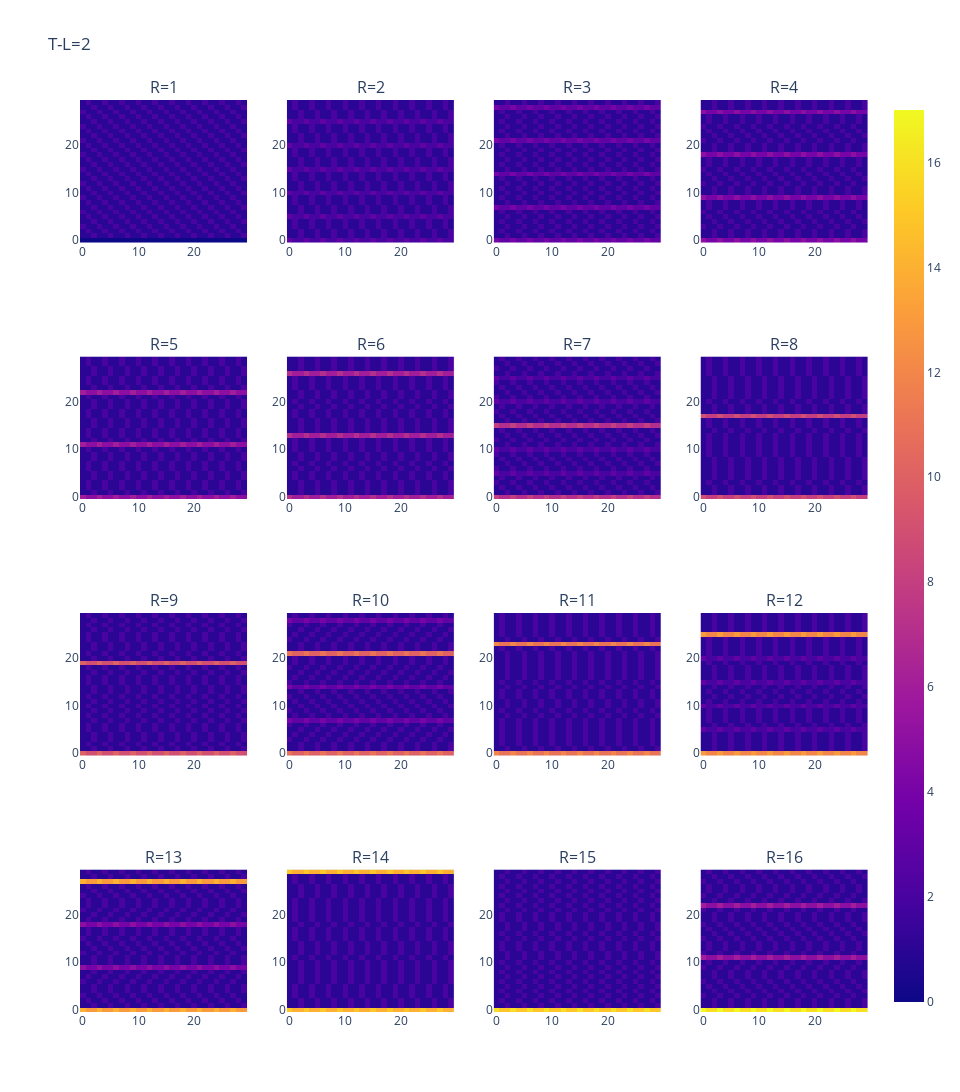

Here is the notebook cell this chart was saved with:
### Markdown cell above
$[L+e,L,B,R],~~(L \geq B+R)$

__予想01:__ 
* $|L,L,B,R| = |L+1,L,B,R| = |B+R,B+R,B,R|,~ (L \geq B + R)$

### Code cell
e = 2
size = 30
Row, Col = 4, 4
fig = make_subplots(
    Row, Col, subplot_titles=["R={}".format(v) for v in range(1, Row * Col + 1)]
)
# ---
for i, j in tqdm(itertools.product(range(Row), range(Col)), total=Row * Col):
    r = 1 + i * Col + j
    mat = []
    try:
        df = pd.read_csv(f"data/T-L_R_series/T-L={e}_R={r}_100x100.csv")
        for b in range(size):
            s = b+r  #int((b+r)/2) + ((b+r)%2)  #0  #
            try:
                mat += [df.values[b, s:size+s]]
            except: pass
        fig.append_trace(px.imshow(mat).data[0], i + 1, j + 1)
    except: pass
# ---
fig.update_layout(height=320 * Row, width=240 * Col, title=f"T-L={e}")
fig.show()

### Figure 1 — Plotly figure (JSON) as saved in the notebook; plotly's stock layout.template omitted (floating-point values rounded to 4 significant figures; data arrays with more than 128 entries replaced by an {"elided": "..."} marker saying what was removed)
{"data": [{"coloraxis": "coloraxis", "hovertemplate": "x: %{x}<br>y: %{y}<br>color: %{z}<extra></extra>", "name": "0", "type": "heatmap", "xaxis": "x", "yaxis": "y", "z": {"elided": "30x30 int values"}}, {"coloraxis": "coloraxis", "hovertemplate": "x: %{x}<br>y: %{y}<br>color: %{z}<extra></extra>", "name": "0", "type": "heatmap", "xaxis": "x2", "yaxis": "y2", "z": {"elided": "30x30 int values"}}, {"coloraxis": "coloraxis", "hovertemplate": "x: %{x}<br>y: %{y}<br>color: %{z}<extra></extra>", "name": "0", "type": "heatmap", "xaxis": "x3", "yaxis": "y3", "z": {"elided": "30x30 int values"}}, {"coloraxis": "coloraxis", "hovertemplate": "x: %{x}<br>y: %{y}<br>color: %{z}<extra></extra>", "name": "0", "type": "heatmap", "xaxis": "x4", "yaxis": "y4", "z": {"elided": "30x30 int values"}}, {"coloraxis": "coloraxis", "hovertemplate": "x: %{x}<br>y: %{y}<br>color: %{z}<extra></extra>", "name": "0", "type": "heatmap", "xaxis": "x5", "yaxis": "y5", "z": {"elided": "30x30 int values"}}, {"coloraxis": "coloraxis", "hovertemplate": "x: %{x}<br>y: %{y}<br>color: %{z}<extra></extra>", "name": "0", "type": "heatmap", "xaxis": "x6", "yaxis": "y6", "z": {"elided": "30x30 int values"}}, {"coloraxis": "coloraxis", "hovertemplate": "x: %{x}<br>y: %{y}<br>color: %{z}<extra></extra>", "name": "0", "type": "heatmap", "xaxis": "x7", "yaxis": "y7", "z": {"elided": "30x30 int values"}}, {"coloraxis": "coloraxis", "hovertemplate": "x: %{x}<br>y: %{y}<br>color: %{z}<extra></extra>", "name": "0", "type": "heatmap", "xaxis": "x8", "yaxis": "y8", "z": {"elided": "30x30 int values"}}, {"coloraxis": "coloraxis", "hovertemplate": "x: %{x}<br>y: %{y}<br>color: %{z}<extra></extra>", "name": "0", "type": "heatmap", "xaxis": "x9", "yaxis": "y9", "z": {"elided": "30x30 int values"}}, {"coloraxis": "coloraxis", "hovertemplate": "x: %{x}<br>y: %{y}<br>color: %{z}<extra></extra>", "name": "0", "type": "heatmap", "xaxis": "x10", "yaxis": "y10", "z": {"elided": "30x30 int values"}}, {"coloraxis": "coloraxis", "hovertemplate": "x: %{x}<br>y: %{y}<br>color: %{z}<extra></extra>", "name": "0", "type": "heatmap", "xaxis": "x11", "yaxis": "y11", "z": {"elided": "30x30 int values"}}, {"coloraxis": "coloraxis", "hovertemplate": "x: %{x}<br>y: %{y}<br>color: %{z}<extra></extra>", "name": "0", "type": "heatmap", "xaxis": "x12", "yaxis": "y12", "z": {"elided": "30x30 int values"}}, {"coloraxis": "coloraxis", "hovertemplate": "x: %{x}<br>y: %{y}<br>color: %{z}<extra></extra>", "name": "0", "type": "heatmap", "xaxis": "x13", "yaxis": "y13", "z": {"elided": "30x30 int values"}}, {"coloraxis": "coloraxis", "hovertemplate": "x: %{x}<br>y: %{y}<br>color: %{z}<extra></extra>", "name": "0", "type": "heatmap", "xaxis": "x14", "yaxis": "y14", "z": {"elided": "30x30 int values"}}, {"coloraxis": "coloraxis", "hovertemplate": "x: %{x}<br>y: %{y}<br>color: %{z}<extra></extra>", "name": "0", "type": "heatmap", "xaxis": "x15", "yaxis": "y15", "z": {"elided": "30x30 int values"}}, {"coloraxis": "coloraxis", "hovertemplate": "x: %{x}<br>y: %{y}<br>color: %{z}<extra></extra>", "name": "0", "type": "heatmap", "xaxis": "x16", "yaxis": "y16", "z": {"elided": "30x30 int values"}}], "layout": {"annotations": [{"font": {"size": 16}, "showarrow": false, "text": "R=1", "x": 0.1062, "xanchor": "center", "xref": "paper", "y": 1, "yanchor": "bottom", "yref": "paper"}, {"font": {"size": 16}, "showarrow": false, "text": "R=2", "x": 0.3688, "xanchor": "center", "xref": "paper", "y": 1, "yanchor": "bottom", "yref": "paper"}, {"font": {"size": 16}, "showarrow": false, "text": "R=3", "x": 0.6313, "xanchor": "center", "xref": "paper", "y": 1, "yanchor": "bottom", "yref": "paper"}, {"font": {"size": 16}, "showarrow": false, "text": "R=4", "x": 0.8938, "xanchor": "center", "xref": "paper", "y": 1, "yanchor": "bottom", "yref": "paper"}, {"font": {"size": 16}, "showarrow": false, "text": "R=5", "x": 0.1062, "xanchor": "center", "xref": "paper", "y": 0.7188, "yanchor": "bottom", "yref": "paper"}, {"font": {"size": 16}, "showarrow": false, "text": "R=6", "x": 0.3688, "xanchor": "center", "xref": "paper", "y": 0.7188, "yanchor": "bottom", "yref": "paper"}, {"font": {"size": 16}, "showarrow": false, "text": "R=7", "x": 0.6313, "xanchor": "center", "xref": "paper", "y": 0.7188, "yanchor": "bottom", "yref": "paper"}, {"font": {"size": 16}, "showarrow": false, "text": "R=8", "x": 0.8938, "xanchor": "center", "xref": "paper", "y": 0.7188, "yanchor": "bottom", "yref": "paper"}, {"font": {"size": 16}, "showarrow": false, "text": "R=9", "x": 0.1062, "xanchor": "center", "xref": "paper", "y": 0.4375, "yanchor": "bottom", "yref": "paper"}, {"font": {"size": 16}, "showarrow": false, "text": "R=10", "x": 0.3688, "xanchor": "center", "xref": "paper", "y": 0.4375, "yanchor": "bottom", "yref": "paper"}, {"font": {"size": 16}, "showarrow": false, "text": "R=11", "x": 0.6313, "xanchor": "center", "xref": "paper", "y": 0.4375, "yanchor": "bottom", "yref": "paper"}, {"font": {"size": 16}, "showarrow": false, "text": "R=12", "x": 0.8938, "xanchor": "center", "xref": "paper", "y": 0.4375, "yanchor": "bottom", "yref": "paper"}, {"font": {"size": 16}, "showarrow": false, "text": "R=13", "x": 0.1062, "xanchor": "center", "xref": "paper", "y": 0.1562, "yanchor": "bottom", "yref": "paper"}, {"font": {"size": 16}, "showarrow": false, "text": "R=14", "x": 0.3688, "xanchor": "center", "xref": "paper", "y": 0.1562, "yanchor": "bottom", "yref": "paper"}, {"font": {"size": 16}, "showarrow": false, "text": "R=15", "x": 0.6313, "xanchor": "center", "xref": "paper", "y": 0.1562, "yanchor": "bottom", "yref": "paper"}, {"font": {"size": 16}, "showarrow": false, "text": "R=16", "x": 0.8938, "xanchor": "center", "xref": "paper", "y": 0.1562, "yanchor": "bottom", "yref": "paper"}], "height": 1280, "title": {"text": "T-L=2"}, "width": 960, "xaxis": {"anchor": "y", "autorange": true, "domain": [0, 0.2125], "range": [-0.5, 29.5]}, "xaxis10": {"anchor": "y10", "autorange": true, "domain": [0.2625, 0.475], "range": [-0.5, 29.5]}, "xaxis11": {"anchor": "y11", "autorange": true, "domain": [0.525, 0.7375], "range": [-0.5, 29.5]}, "xaxis12": {"anchor": "y12", "autorange": true, "domain": [0.7875, 1], "range": [-0.5, 29.5]}, "xaxis13": {"anchor": "y13", "autorange": true, "domain": [0, 0.2125], "range": [-0.5, 29.5]}, "xaxis14": {"anchor": "y14", "autorange": true, "domain": [0.2625, 0.475], "range": [-0.5, 29.5]}, "xaxis15": {"anchor": "y15", "autorange": true, "domain": [0.525, 0.7375], "range": [-0.5, 29.5]}, "xaxis16": {"anchor": "y16", "autorange": true, "domain": [0.7875, 1], "range": [-0.5, 29.5]}, "xaxis2": {"anchor": "y2", "autorange": true, "domain": [0.2625, 0.475], "range": [-0.5, 29.5]}, "xaxis3": {"anchor": "y3", "autorange": true, "domain": [0.525, 0.7375], "range": [-0.5, 29.5]}, "xaxis4": {"anchor": "y4", "autorange": true, "domain": [0.7875, 1], "range": [-0.5, 29.5]}, "xaxis5": {"anchor": "y5", "autorange": true, "domain": [0, 0.2125], "range": [-0.5, 29.5]}, "xaxis6": {"anchor": "y6", "autorange": true, "domain": [0.2625, 0.475], "range": [-0.5, 29.5]}, "xaxis7": {"anchor": "y7", "autorange": true, "domain": [0.525, 0.7375], "range": [-0.5, 29.5]}, "xaxis8": {"anchor": "y8", "autorange": true, "domain": [0.7875, 1], "range": [-0.5, 29.5]}, "xaxis9": {"anchor": "y9", "autorange": true, "domain": [0, 0.2125], "range": [-0.5, 29.5]}, "yaxis": {"anchor": "x", "autorange": true, "domain": [0.8438, 1], "range": [-0.5, 29.5]}, "yaxis10": {"anchor": "x10", "autorange": true, "domain": [0.2812, 0.4375], "range": [-0.5, 29.5]}, "yaxis11": {"anchor": "x11", "autorange": true, "domain": [0.2812, 0.4375], "range": [-0.5, 29.5]}, "yaxis12": {"anchor": "x12", "autorange": true, "domain": [0.2812, 0.4375], "range": [-0.5, 29.5]}, "yaxis13": {"anchor": "x13", "autorange": true, "domain": [0, 0.1562], "range": [-0.5, 29.5]}, "yaxis14": {"anchor": "x14", "autorange": true, "domain": [0, 0.1562], "range": [-0.5, 29.5]}, "yaxis15": {"anchor": "x15", "autorange": true, "domain": [0, 0.1562], "range": [-0.5, 29.5]}, "yaxis16": {"anchor": "x16", "autorange": true, "domain": [0, 0.1562], "range": [-0.5, 29.5]}, "yaxis2": {"anchor": "x2", "autorange": true, "domain": [0.8438, 1], "range": [-0.5, 29.5]}, "yaxis3": {"anchor": "x3", "autorange": true, "domain": [0.8438, 1], "range": [-0.5, 29.5]}, "yaxis4": {"anchor": "x4", "autorange": true, "domain": [0.8438, 1], "range": [-0.5, 29.5]}, "yaxis5": {"anchor": "x5", "autorange": true, "domain": [0.5625, 0.7188], "range": [-0.5, 29.5]}, "yaxis6": {"anchor": "x6", "autorange": true, "domain": [0.5625, 0.7188], "range": [-0.5, 29.5]}, "yaxis7": {"anchor": "x7", "autorange": true, "domain": [0.5625, 0.7188], "range": [-0.5, 29.5]}, "yaxis8": {"anchor": "x8", "autorange": true, "domain": [0.5625, 0.7188], "range": [-0.5, 29.5]}, "yaxis9": {"anchor": "x9", "autorange": true, "domain": [0.2812, 0.4375], "range": [-0.5, 29.5]}}}
